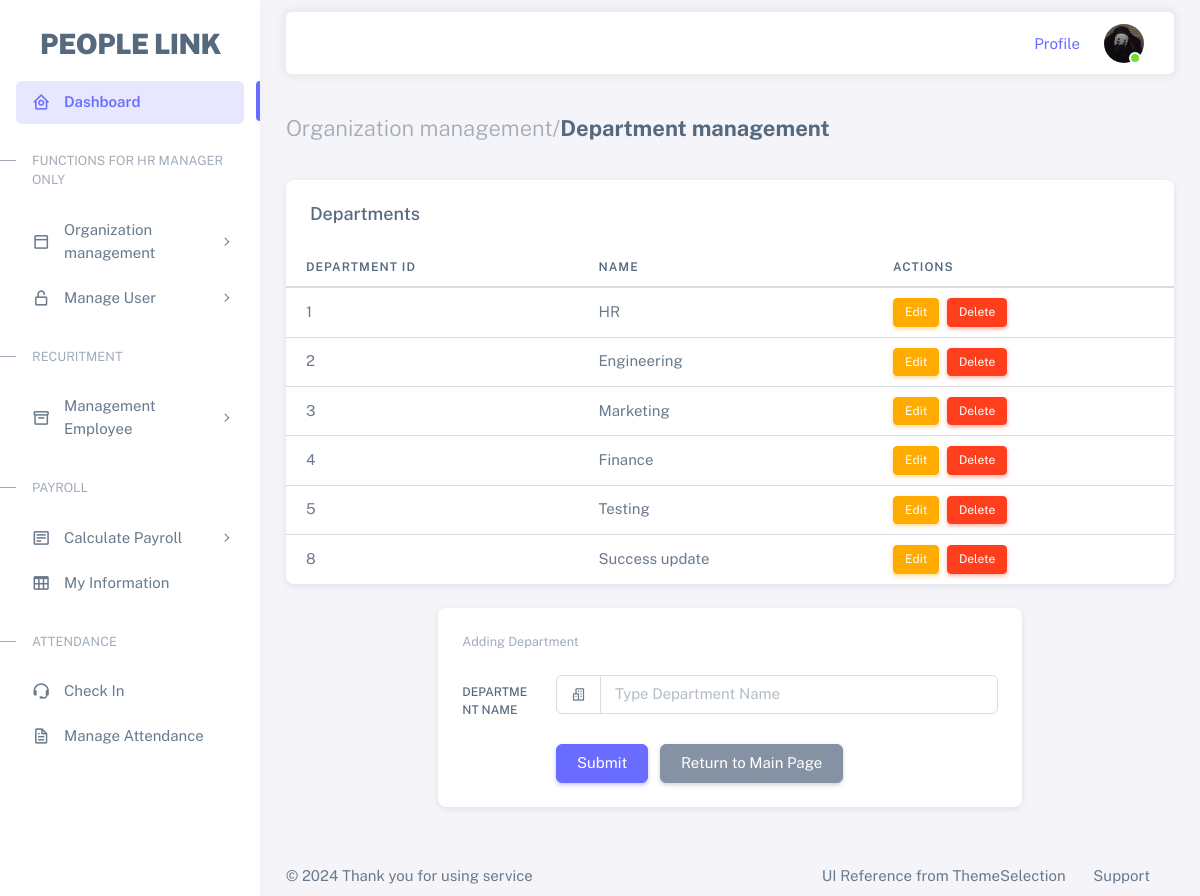
/add_department, run on the app's committed database.
### tables this page shows
CREATE TABLE department (
        dept_id INTEGER PRIMARY KEY AUTOINCREMENT,
        name TEXT NOT NULL UNIQUE
    );

### app.py (the view)
@app.route('/add_department', methods=['GET', 'POST'])
def add_department():
    conn = get_db()
    cursor = conn.cursor()
    if request.method == 'POST':
        name = request.form['department_name']
        cursor.execute('INSERT INTO department (name) VALUES (?)', (name,))
        conn.commit()
        return redirect(url_for('add_department'))
    cursor.execute('SELECT dept_id, name FROM department')
    departments = cursor.fetchall()  # Get all department records
    conn.close()
    return render_template('add_department.html', departments=departments)

### app.py (called while the page is built)
def get_db():
    conn = sqlite3.connect('hrm.db')
    conn.row_factory = sqlite3.Row
    return conn

### templates/add_department.html (shortened to what this page needs)
{% extends "base.html" %}
{% block content %}
<div class="container-xxl flex-grow-1 container-p-y">
  <h4 class="fw-bold py-3 mb-4"><span class="text-muted fw-light">Organization management/</span>Department management</h4>
  <div class="card mb-4">
    <h5 class="card-header">Departments</h5>
    <div class="table-responsive text-nowrap">
        <table class="table">
            <thead>
                <tr>
                    <th>Department ID</th>
                    <th>Name</th>
                    <th>Actions</th>
                </tr>
            </thead>
            <tbody class="table-border-bottom-0">
                {% for department in departments %}
                <tr>
                    <td>{{ department[0] }}</td>
                    <td>{{ department[1] }}</td>
                    <td>
                      <a href="{{ url_for('edit_department', dept_id=department[0]) }}" class="btn btn-warning btn-sm me-1">Edit</a>
                      <form action="{{ url_for('delete_department', dept_id=department[0]) }}" method="POST" style="display:inline;" onsubmit="return confirm('Are you sure you want to delete this department?');">
                          <button type="submit" class="btn btn-danger btn-sm">Delete</button>
                      </form>
                  </td>
                </tr>
                {% endfor %}
            </tbody>
        </table>
    </div>
  </div>
    <div class="row">
      <div class="col-md-8 mx-auto">
        <div class="card mb-4">
          <div class="card-header d-flex align-items-center justify-content-between">
            <small class="text-muted float-end">Adding Department</small>
          </div>
          <div class="card-body">
            <form method="POST" action="{{ url_for('add_department') }}">
              <div class="row mb-3">
                <label class="col-sm-2 col-form-label" for="department_name">Department Name</label>
                <div class="col-sm-10">
                  <div class="input-group">
                    <span class="input-group-text">
                      <i class="bx bx-buildings"></i>
                    </span>
                    <input
                      type="text"
                      id="department_name"
                      name="department_name"
                      class="form-control"
                      placeholder="Type Department Name"
                      required
                    />
                  </div>
                </div>
              </div>
              <div class="row justify-content-end">
                <div class="col-sm-10">
                  <button type="submit" class="btn btn-primary">Submit</button>
                  <a class="btn btn-secondary ms-2" href="{{ url_for('index') }}">Return to Main Page</a>
                </div>
              </div>
            </form>
          </div>
        </div>
      </div>
    </div>
</div>
{% endblock %}

### data on the page
department: dept_id "1", name "HR"
department: dept_id "2", name "Engineering"
department: dept_id "3", name "Marketing"
department: dept_id "4", name "Finance"
department: dept_id "5", name "Testing"
department: dept_id "8", name "Success update"
